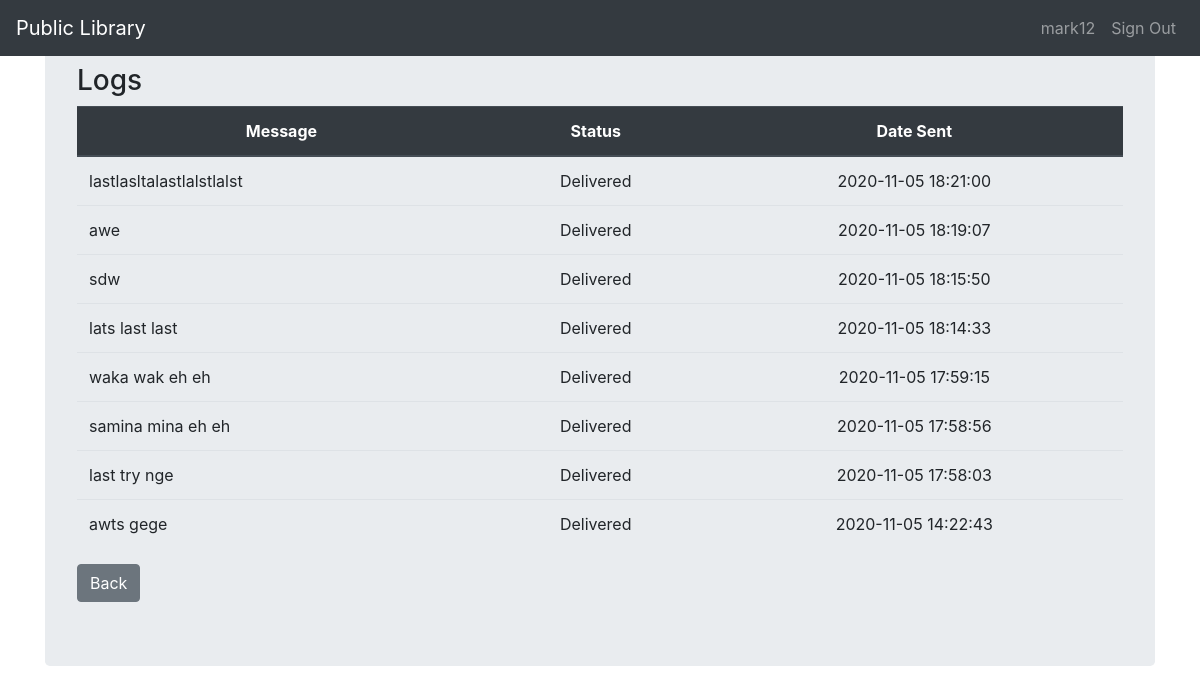
The page /logs.php?username=mark12 (signed in) on the database its author committed.
### tables this page shows
CREATE TABLE `logs` (
  `username` varchar(15) NOT NULL,
  `message` text DEFAULT NULL,
  `date_sent` timestamp NOT NULL DEFAULT current_timestamp()
);

### logs.php (the view, shortened to what this page needs)
<?php
include_once 'database.php';
?>
<!DOCTYPE html>
<html lang="en">
<head>
    <link rel="stylesheet" href="fonts/material-icon/css/material-design-iconic-font.min.css">
    <link href="css/bootstrap.min.css" rel="stylesheet">
</head>
<body>
    <nav class="navbar navbar-expand-md navbar-dark fixed-top bg-dark">
        <a class="navbar-brand" href="staff.php">Public Library</a>
        <div class="collapse navbar-collapse" id="navbarCollapse">
            <ul class="navbar-nav ml-auto">
                <li class="nav-item">
                    <a class="nav-link" href="#"><?php echo $_SESSION['username']; ?></a>
                </li>
                <li class="nav-item">
                    <a class="nav-link" href="signout.php">Sign Out</a>
                </li>
            </ul>
        </div>
    </nav>
    <main role="main" class="container">
        <div class="jumbotron">
            <div class="row">
                <div class="col-md-12" style="background-color: #e9ecef;">
                    <div class="table-responsive">
                        <h3>Logs</h3>
                        <table class="table ">
                            <thead class="thead-dark">
                                <tr class="text-center">
                                    <th scope="col">Message</th>
                                    <th scope="col">Status</th>
                                    <th scope="col">Date Sent</th>
                                </tr>
                            </thead>
                            <tbody>
                                <?php
                                    $username = $_GET['username'];
                                    $sql = "SELECT * FROM logs WHERE username='$username' ORDER BY date_sent DESC";
                                    $result = $conn->query($sql);
                                    if($result->num_rows > 0) {
                                        while($row = $result->fetch_assoc()) {
                                ?>
                                <tr>
                                    <td><?php echo $row['message']; ?></td>
                                    <td class="text-center">Delivered</td>
                                    <td class="text-center"><?php echo $row['date_sent']; ?></td>
                                </tr>
                                <?php
                                        }
                                    }
                                ?>
                            </tbody>
                        </table>
                        <a href="staff.php" class="btn btn-secondary">Back</a>
                    </div>
                </div>
            </div>
        </div>
    </main>
</body>
</html>

### rows shown on the page
logs: message "lastlasltalastlalstlalst", date_sent "2020-11-05 18:21:00"
logs: message "awe", date_sent "2020-11-05 18:19:07"
logs: message "sdw", date_sent "2020-11-05 18:15:50"
logs: message "lats last last", date_sent "2020-11-05 18:14:33"
logs: message "waka wak eh eh", date_sent "2020-11-05 17:59:15"
logs: message "samina mina eh eh", date_sent "2020-11-05 17:58:56"
logs: message "last try nge", date_sent "2020-11-05 17:58:03"
logs: message "awts gege", date_sent "2020-11-05 14:22:43"

### other values the page prints
$_SESSION['username'] "mark12"
